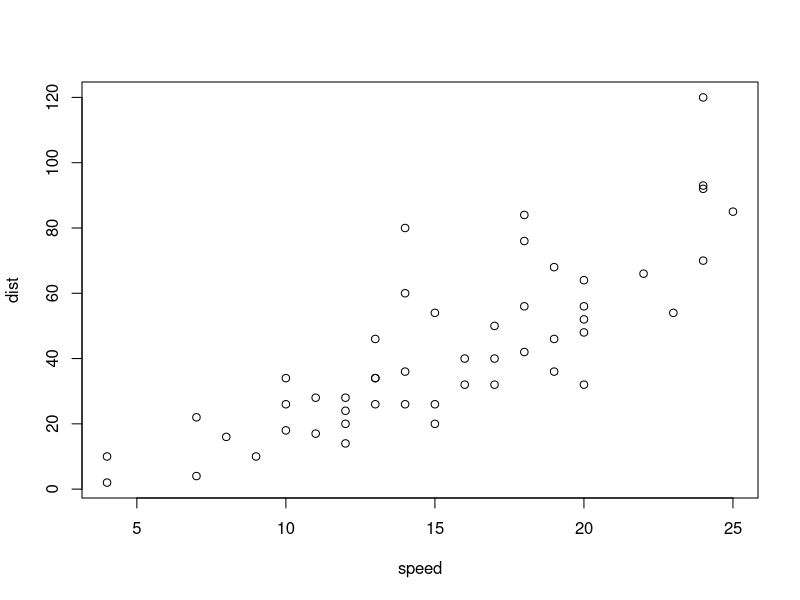
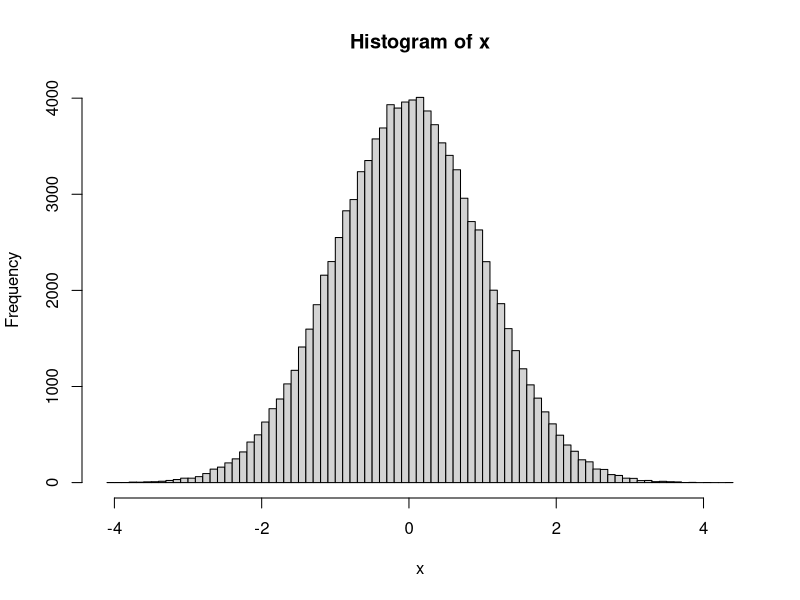

R code for these plots, in order:
## ---- chunk 1
set.seed(42)
a <- rnorm(1)
## ---- chunk 2
summary(cars)
## ---- chunk 3
plot(cars)
## ---- chunk 4
x <- rnorm(100000)

hist(x, breaks=100)

